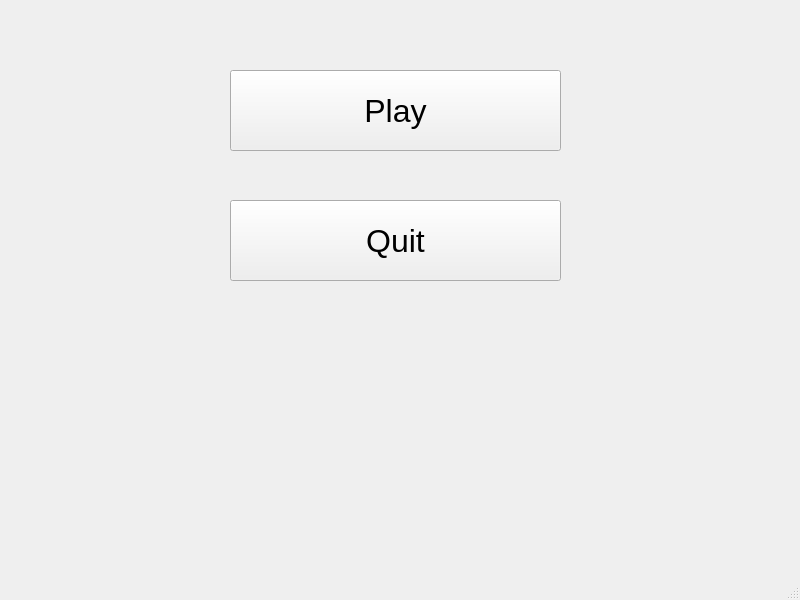
<?xml version="1.0" encoding="UTF-8"?>
<ui version="4.0">
 <class>GameMainWindow</class>
 <widget class="QMainWindow" name="GameMainWindow">
  <property name="geometry">
   <rect>
    <x>0</x>
    <y>0</y>
    <width>800</width>
    <height>600</height>
   </rect>
  </property>
  <property name="minimumSize">
   <size>
    <width>800</width>
    <height>600</height>
   </size>
  </property>
  <property name="maximumSize">
   <size>
    <width>800</width>
    <height>600</height>
   </size>
  </property>
  <property name="windowTitle">
   <string>MainWindow</string>
  </property>
  <widget class="QWidget" name="centralwidget">
   <widget class="QPushButton" name="playButton">
    <property name="geometry">
     <rect>
      <x>230</x>
      <y>70</y>
      <width>331</width>
      <height>81</height>
     </rect>
    </property>
    <property name="minimumSize">
     <size>
      <width>331</width>
      <height>81</height>
     </size>
    </property>
    <property name="maximumSize">
     <size>
      <width>331</width>
      <height>81</height>
     </size>
    </property>
    <property name="font">
     <font>
      <pointsize>24</pointsize>
     </font>
    </property>
    <property name="text">
     <string>Play</string>
    </property>
   </widget>
   <widget class="QPushButton" name="quitButton">
    <property name="geometry">
     <rect>
      <x>230</x>
      <y>200</y>
      <width>331</width>
      <height>81</height>
     </rect>
    </property>
    <property name="minimumSize">
     <size>
      <width>331</width>
      <height>81</height>
     </size>
    </property>
    <property name="maximumSize">
     <size>
      <width>331</width>
      <height>81</height>
     </size>
    </property>
    <property name="font">
     <font>
      <pointsize>24</pointsize>
     </font>
    </property>
    <property name="text">
     <string>Quit</string>
    </property>
   </widget>
  </widget>
  <widget class="QMenuBar" name="menubar">
   <property name="geometry">
    <rect>
     <x>0</x>
     <y>0</y>
     <width>800</width>
     <height>22</height>
    </rect>
   </property>
  </widget>
  <widget class="QStatusBar" name="statusbar"/>
 </widget>
 <resources/>
 <connections/>
</ui>
